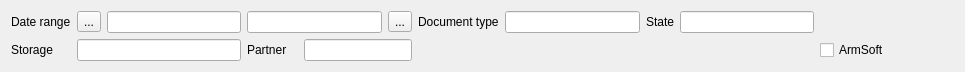
<?xml version="1.0" encoding="UTF-8"?>
<ui version="4.0">
 <class>FStoreDocs</class>
 <widget class="QWidget" name="FStoreDocs">
  <property name="geometry">
   <rect>
    <x>0</x>
    <y>0</y>
    <width>965</width>
    <height>72</height>
   </rect>
  </property>
  <property name="sizePolicy">
   <sizepolicy hsizetype="Preferred" vsizetype="Minimum">
    <horstretch>0</horstretch>
    <verstretch>0</verstretch>
   </sizepolicy>
  </property>
  <property name="windowTitle">
   <string>Form</string>
  </property>
  <layout class="QGridLayout" name="gridLayout">
   <item row="0" column="12">
    <spacer name="horizontalSpacer">
     <property name="orientation">
      <enum>Qt::Horizontal</enum>
     </property>
     <property name="sizeHint" stdset="0">
      <size>
       <width>27</width>
       <height>20</height>
      </size>
     </property>
    </spacer>
   </item>
   <item row="0" column="6">
    <widget class="QLabel" name="label_2">
     <property name="text">
      <string>Document type</string>
     </property>
    </widget>
   </item>
   <item row="0" column="0">
    <widget class="QLabel" name="label">
     <property name="text">
      <string>Date range</string>
     </property>
    </widget>
   </item>
   <item row="0" column="2">
    <widget class="EDateEdit" name="deStart"/>
   </item>
   <item row="0" column="5">
    <widget class="QToolButton" name="btnDateRight">
     <property name="focusPolicy">
      <enum>Qt::NoFocus</enum>
     </property>
     <property name="text">
      <string>...</string>
     </property>
     <property name="icon">
      <iconset resource="../Resort/res.qrc">
       <normaloff>:/images/right.png</normaloff>:/images/right.png</iconset>
     </property>
    </widget>
   </item>
   <item row="0" column="7">
    <widget class="EQLineEdit" name="leDocType">
     <property name="focusPolicy">
      <enum>Qt::ClickFocus</enum>
     </property>
     <property name="EnableHiddenText" stdset="0">
      <bool>true</bool>
     </property>
    </widget>
   </item>
   <item row="0" column="1">
    <widget class="QToolButton" name="btnDateLeft">
     <property name="focusPolicy">
      <enum>Qt::NoFocus</enum>
     </property>
     <property name="text">
      <string>...</string>
     </property>
     <property name="icon">
      <iconset resource="../Resort/res.qrc">
       <normaloff>:/images/left.png</normaloff>:/images/left.png</iconset>
     </property>
    </widget>
   </item>
   <item row="1" column="1" colspan="2">
    <widget class="EQLineEdit" name="leStore">
     <property name="focusPolicy">
      <enum>Qt::ClickFocus</enum>
     </property>
     <property name="EnableHiddenText" stdset="0">
      <bool>true</bool>
     </property>
    </widget>
   </item>
   <item row="1" column="0">
    <widget class="QLabel" name="label_3">
     <property name="text">
      <string>Storage</string>
     </property>
    </widget>
   </item>
   <item row="1" column="3">
    <widget class="QLabel" name="label_4">
     <property name="text">
      <string>Partner</string>
     </property>
    </widget>
   </item>
   <item row="0" column="3" colspan="2">
    <widget class="EDateEdit" name="deEnd"/>
   </item>
   <item row="1" column="4" colspan="2">
    <widget class="EQLineEdit" name="lePartner">
     <property name="focusPolicy">
      <enum>Qt::ClickFocus</enum>
     </property>
     <property name="EnableHiddenText" stdset="0">
      <bool>true</bool>
     </property>
    </widget>
   </item>
   <item row="0" column="8">
    <widget class="QLabel" name="label_5">
     <property name="text">
      <string>State</string>
     </property>
    </widget>
   </item>
   <item row="0" column="9">
    <widget class="EQLineEdit" name="leState">
     <property name="focusPolicy">
      <enum>Qt::ClickFocus</enum>
     </property>
     <property name="EnableHiddenText" stdset="0">
      <bool>true</bool>
     </property>
    </widget>
   </item>
   <item row="1" column="12">
    <widget class="QCheckBox" name="chArmSoft">
     <property name="text">
      <string>ArmSoft</string>
     </property>
    </widget>
   </item>
  </layout>
 </widget>
 <customwidgets>
  <customwidget>
   <class>EQLineEdit</class>
   <extends>QLineEdit</extends>
   <header location="global">eqlineedit.h</header>
   <slots>
    <signal>customButtonClicked(bool)</signal>
   </slots>
  </customwidget>
  <customwidget>
   <class>EDateEdit</class>
   <extends>QLineEdit</extends>
   <header location="global">edateedit.h</header>
  </customwidget>
 </customwidgets>
 <tabstops>
  <tabstop>deStart</tabstop>
  <tabstop>deEnd</tabstop>
  <tabstop>leDocType</tabstop>
  <tabstop>leState</tabstop>
  <tabstop>leStore</tabstop>
  <tabstop>lePartner</tabstop>
 </tabstops>
 <resources>
  <include location="../Resort/res.qrc"/>
 </resources>
 <connections/>
</ui>
